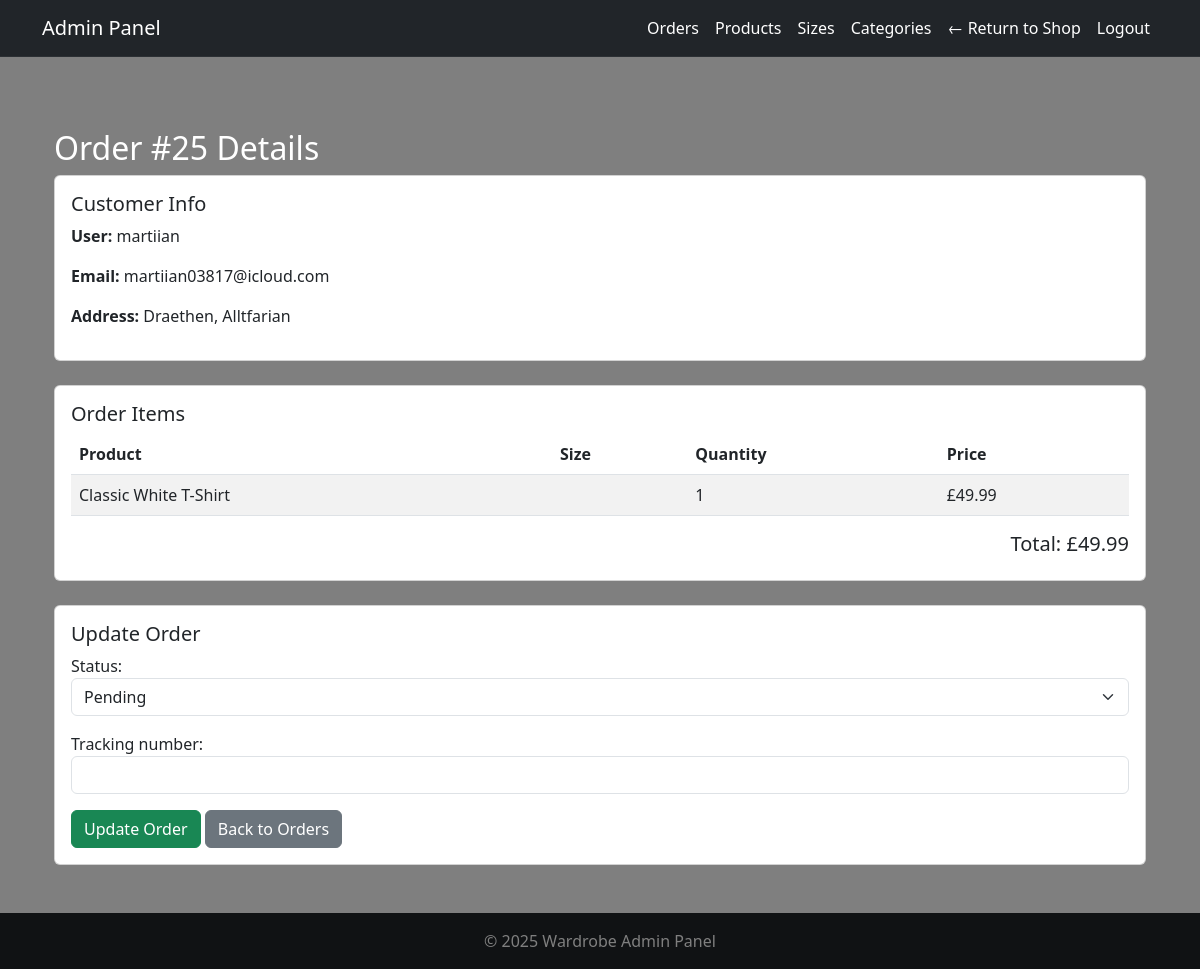
Page /adminpanel/orders/25/ (signed in) on the earlier database version.
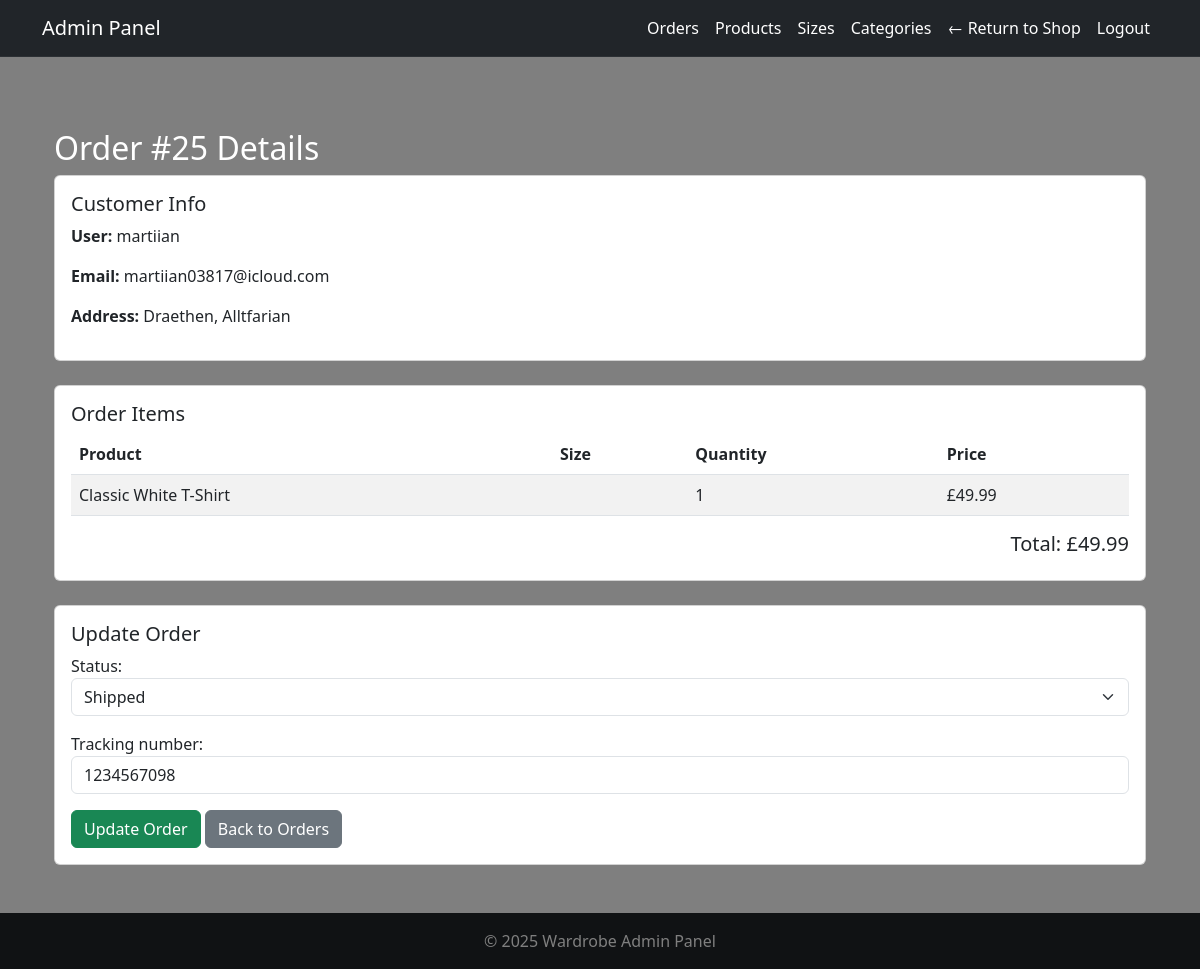
Same page on the later database version.
### orders/models.py (models this page shows, shortened)
class Order(models.Model):
    PAYMENT_METHOD_CHOICES = [
        ('card', 'Card'),
        ('paypal', 'PayPal'),
    ]
    TRACKING_STATUS_CHOICES = [
        ('Pending', 'Pending'),
        ('Processing', 'Processing'),
        ('Shipped', 'Shipped'),
        ('Delivered', 'Delivered'),
    ]
    DELIVERY_THRESHOLD = Decimal('50.00')
    DELIVERY_FEE = Decimal('5.00')
    user = models.ForeignKey(
        User,
        on_delete=models.CASCADE,
        null=True,
        blank=True
    )
    full_name = models.CharField(max_length=100)
    email = models.EmailField()
    guest_token = models.UUIDField(
        default=uuid.uuid4,
        editable=False,
        null=True,
        blank=True
    )
    address = models.CharField(max_length=255)
    city = models.CharField(max_length=100)
    postal_code = models.CharField(max_length=20)
    country = models.CharField(max_length=100)
    payment_method = models.CharField(
        max_length=50,
        choices=PAYMENT_METHOD_CHOICES,
        default='card',
    )
    total_price = models.DecimalField(max_digits=10, decimal_places=2)
    created_at = models.DateTimeField(auto_now_add=True)
    is_completed = models.BooleanField(default=False)
    tracking_number = models.CharField(
        max_length=100,
        blank=True,
        null=True
    )
    status = models.CharField(
        max_length=20,
        choices=TRACKING_STATUS_CHOICES,
        default='Pending'
    )

### adminpanel/views.py (the view, shortened to what this page needs)
@login_required
@user_passes_test(admin_required)
def order_detail(request, order_id):
    order = get_object_or_404(Order, id=order_id)
    form = OrderUpdateForm(request.POST or None, instance=order)
    order_items = order.items.all()
    return render(request, 'adminpanel/order_detail.html', {
        'order': order,
        'form': form,
        'order_items': order_items,
    })

### adminpanel/forms.py
class OrderUpdateForm(forms.ModelForm):
    class Meta:
        model = Order
        fields = ['status', 'tracking_number']
        widgets = {
            'status': forms.Select(attrs={'class': 'form-select'}),
            'tracking_number': forms.TextInput(attrs={'class': 'form-control'}),
        }

### adminpanel/views.py (called while the page is built)
def admin_required(user):
    return user.is_staff or user.is_superuser

### cart/cart.py (called while the page is built)
    def _load_cart_data(self):
        cart = self.session.get(settings.CART_SESSION_ID, {})
        return cart if isinstance(cart, dict) else {}

    def __len__(self):
        return sum(item.get('quantity', 0) for item in self.cart.values())

### cart/context_processors.py (called while the page is built)
def cart_context(request):
    cart = Cart(request)
    return {
        'cart': cart,
        'cart_item_count': len(cart),
    }

### wardrobeapp/context_processors.py (called while the page is built)
def stripe_public_key(request):
    return {
        'STRIPE_PUBLIC_KEY': settings.STRIPE_PUBLIC_KEY
    }

### adminpanel/templates/adminpanel/order_detail.html (shortened to what this page needs)
{% extends 'adminpanel/base.html' %}
{% block content %}
<div class="container mt-5">
  <h2>Order #{{ order.id }} Details</h2>
  <div class="card mb-4">
    <div class="card-body">
      <h5>Customer Info</h5>
      <p><strong>User:</strong> {{ order.user.username|default:"Guest" }}</p>
      <p><strong>Email:</strong> {{ order.user.email|default:order.email }}</p>
      <p><strong>Address:</strong> {{ order.address }}</p>
    </div>
  </div>
  <div class="card mb-4">
    <div class="card-body">
      <h5>Order Items</h5>
      <table class="table table-striped">
        <thead>
          <tr>
            <th>Product</th>
            <th>Size</th>
            <th>Quantity</th>
            <th>Price</th>
          </tr>
        </thead>
        <tbody>
          {% for item in order_items %}
          <tr>
            <td>{{ item.product.name }}</td>
            <td>{{ item.size.name|default_if_none:"Not specified" }}</td>
            <td>{{ item.quantity }}</td>
            <td>£{{ item.price }}</td>
          </tr>
          {% empty %}
          <tr>
            <td colspan="4" class="text-center">No items found for this order.</td>
          </tr>
          {% endfor %}
        </tbody>
      </table>
      <h5 class="text-end">Total: £{{ order.total_price }}</h5>
    </div>
  </div>
  <div class="card mb-4">
    <div class="card-body">
      <h5>Update Order</h5>
      <form method="post">
        {{ form.as_p }}
        <button type="submit" class="btn btn-success">Update Order</button>
        <a href="{% url 'adminpanel:admin_order_list' %}" class="btn btn-secondary">Back to Orders</a>
      </form>
    </div>
  </div>
</div>
{% endblock %}

Differences in the rows shown:
changed Order "martiian03817@icloud.com": status "Pending" → "Shipped"; tracking_number (not shown) → "1234567098"
